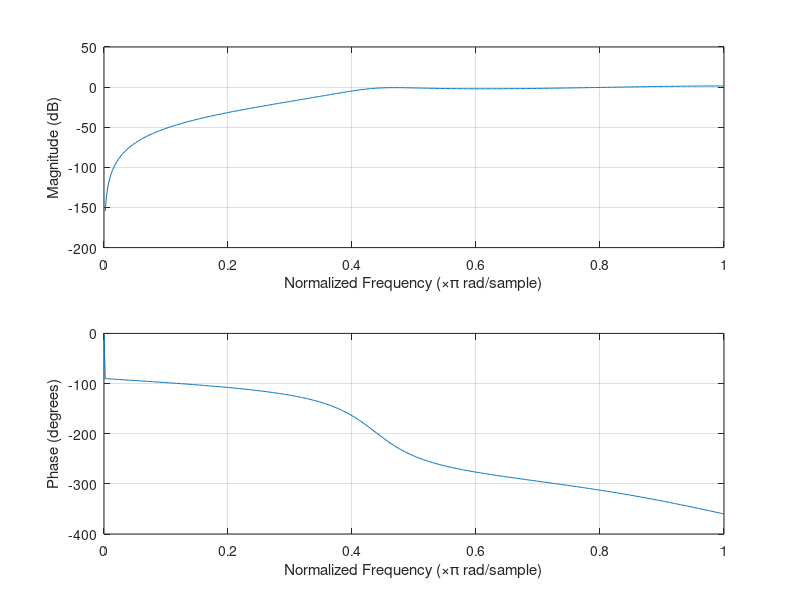

This figure's MATLAB source: (Note: this script raises an error after producing the figure.)
clc
num = [0.16 -0.48 0.48 -0.16];
den = [1 0.13 0.52 0.3];
freqz(num,den);
n = 0:25;
h = impz(num,den,n);
figure
stem(n,h);
grid on;
xlabel('Time Index, n');
ylabel('h[n]');
title('Impulse Response');